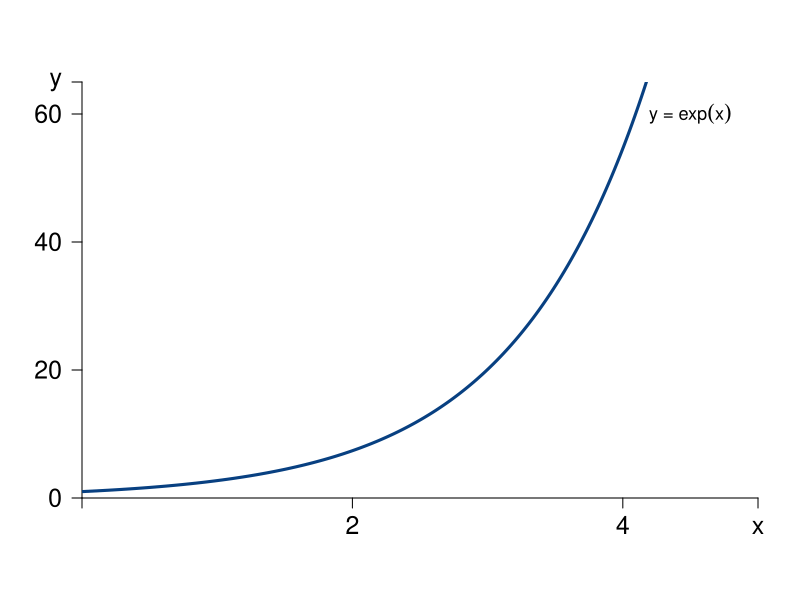

This figure's R source:
#Graph Designer: Scott Cohn
#Authors: Bowles and Halliday
#Title: Coordination, Conflict and Competition: A Text in Microeconomics

library(shape)
pdf(file = "mathappendix/exponential.pdf", width = 8, height = 6)
#par(mar=c(0.75,0.75,0.75,0.75))

#Set parameters for graphics
axislabelsize <- 1.5
labelsize <- 1.1
graphlinewidth <- 3
segmentlinewidth <- 2

COL <- c("#7fc97f", "#beaed4", "#fdc086", "#ffff99", "#386cb0", "#f0027f", "#bf5b17", "#666666")
COLA <- c("#e0f3db", "#99d8c9","#66c2a4","#41ae76", "#238b45", "#005824")
COLB <- c("#4eb3d3", "#2b8cbe", "#0868ac","#084081")

xlims <- c(0, 5)
ylims <- c(0, 65)

npts <- 501 
x <- seq(xlims[1], xlims[2], length.out = npts)
y <- seq(ylims[1], ylims[2], length.out = npts) 

plot(0, 0, xlim = xlims, ylim = ylims, type = "n",
     xlab = expression(paste("")),
     ylab = expression(paste("")), 
     xaxt = "n", 
     yaxt = "n", 
     cex.lab = axislabelsize, 
     bty = "n", 
     xaxs="i", 
     yaxs="i"
)

ticksx <- c(xlims[1], 2, 4,  xlims[2])
xlabels <- c(NA, 2, 4, expression(x))
ticksy <- c(ylims[1], 20, 40, 60, ylims[2])
ylabels <- c(0, 20, 40, 60, expression(y))

axis(1,at = ticksx,  pos = 0, labels = xlabels, cex.axis = axislabelsize)
axis(2,at = ticksy,  pos = 0, labels = ylabels, las = 1, cex.axis = axislabelsize)

npts <- 500 
xx1 <- seq(xlims[1], xlims[2], length.out = npts)
xx2 <-seq(xlims[1], xlims[2] - 4, length.out = npts)
xx3 <- seq(xlims[1], 0, length.out = npts)

#Axis labels
#mtext(expression(paste("", x)), side = 1, line = 2.5, cex = axislabelsize)
#text(-.5, 0.5*ylims[2], expression(paste("", y)), xpd = TRUE, cex = axislabelsize, srt = 90) 

# lines
lines(xx1, exp(xx1), col = COLB[4], lwd = graphlinewidth)

# points
#points(1.333, 10.333, pch = 16, col = "black", cex = 1.5)

# label function
text(4.5, 60, expression(paste("y = ", exp(x))),  xpd = TRUE, cex = labelsize)

dev.off()
